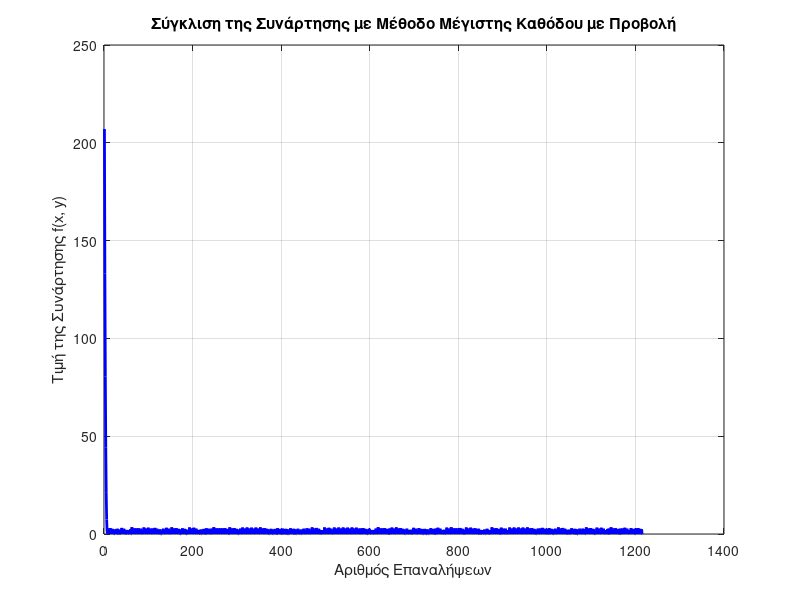
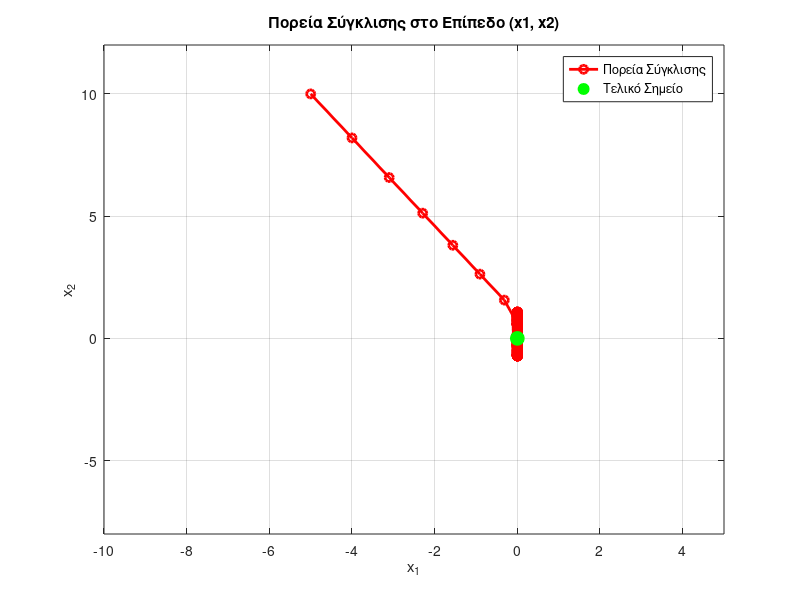

Here is the MATLAB script that generated these plots, in order:
% Ορισμός της συνάρτησης και των παραμέτρων
f = @(x1, x2) (1/3)*(x1^2) + 3*(x2^2); % Συνάρτηση που ελαχιστοποιούμε
grad_f = @(x1, x2) [2/3*x1; 6*x2]; % Gradient της f
projection = @(x) [min(max(x(1), -10), 5); min(max(x(2), -8), 12)]; % Προβολή στους περιορισμούς

% Παράμετροι
x0 = [-5; 10]; % Αρχικό σημείο (x1, x2)
epsilon = 0.01; % Ακρίβεια
s_k = 15; % Παράγοντας μεγέθους βήματος
gamma_k = 0.1; % Βήμα προσαρμογής
max_iter = 100000; % Μέγιστος αριθμός επαναλήψεων

% Αρχικοποίηση
x_k = x0; % Τρέχουσα θέση
k = 0; % Μετρητής επαναλήψεων
f_values = []; % Αποθήκευση τιμών της συνάρτησης
trajectory = x_k'; % Αποθήκευση τροχιάς για γραφική αναπαράσταση

% Μέθοδος Μέγιστης Καθόδου με Προβολή
while norm(grad_f(x_k(1), x_k(2))) > epsilon && k < max_iter
    % Υπολογισμός του gradient
    gradient = grad_f(x_k(1), x_k(2)); % Gradient στο x_k
    
    % Υπολογισμός της νέας θέσης χωρίς περιορισμούς
    x_new = x_k - s_k * gradient;
    
    % Εφαρμογή προβολής για να διασφαλιστούν οι περιορισμοί
    x_proj = projection(x_new);
    
    % Ενημέρωση θέσης με τον παράγοντα προσαρμογής gamma_k
    x_k = x_k + gamma_k * (x_proj - x_k);
    
    % Ενημέρωση μετρητή και αποθήκευση
    k = k + 1; % Ενημέρωση επαναλήψεων
    f_values = [f_values; f(x_k(1), x_k(2))]; % Αποθήκευση της τιμής f(x_k)
    trajectory = [trajectory; x_k']; % Αποθήκευση της τροχιάς
end

% Εμφάνιση αποτελεσμάτων
disp('Αποτελέσματα Μεθόδου Μέγιστης Καθόδου με Προβολή:');
disp(['Τελικό σημείο: (', num2str(x_k(1)), ', ', num2str(x_k(2)), ')']);
disp(['Αριθμός επαναλήψεων: ', num2str(k)]);

% Γραφική απεικόνιση της σύγκλισης της συνάρτησης
figure;
plot(1:length(f_values), f_values, 'b-', 'LineWidth', 2); % Σύγκλιση της f
xlabel('Αριθμός Επαναλήψεων');
ylabel('Τιμή της Συνάρτησης f(x, y)');
title('Σύγκλιση της Συνάρτησης με Μέθοδο Μέγιστης Καθόδου με Προβολή');
grid on;

% Γραφική απεικόνιση της τροχιάς στο επίπεδο (x1, x2)
figure;
plot(trajectory(:, 1), trajectory(:, 2), 'ro-', 'LineWidth', 2); % Τροχιά στο επίπεδο
hold on;
plot(x_k(1), x_k(2), 'go', 'MarkerSize', 10, 'MarkerFaceColor', 'g'); % Τελικό σημείο
xlabel('x_1');
ylabel('x_2');
title('Πορεία Σύγκλισης στο Επίπεδο (x1, x2)');
xlim([-10 5]);
ylim([-8 12]);
grid on;
legend('Πορεία Σύγκλισης', 'Τελικό Σημείο');
hold off;
